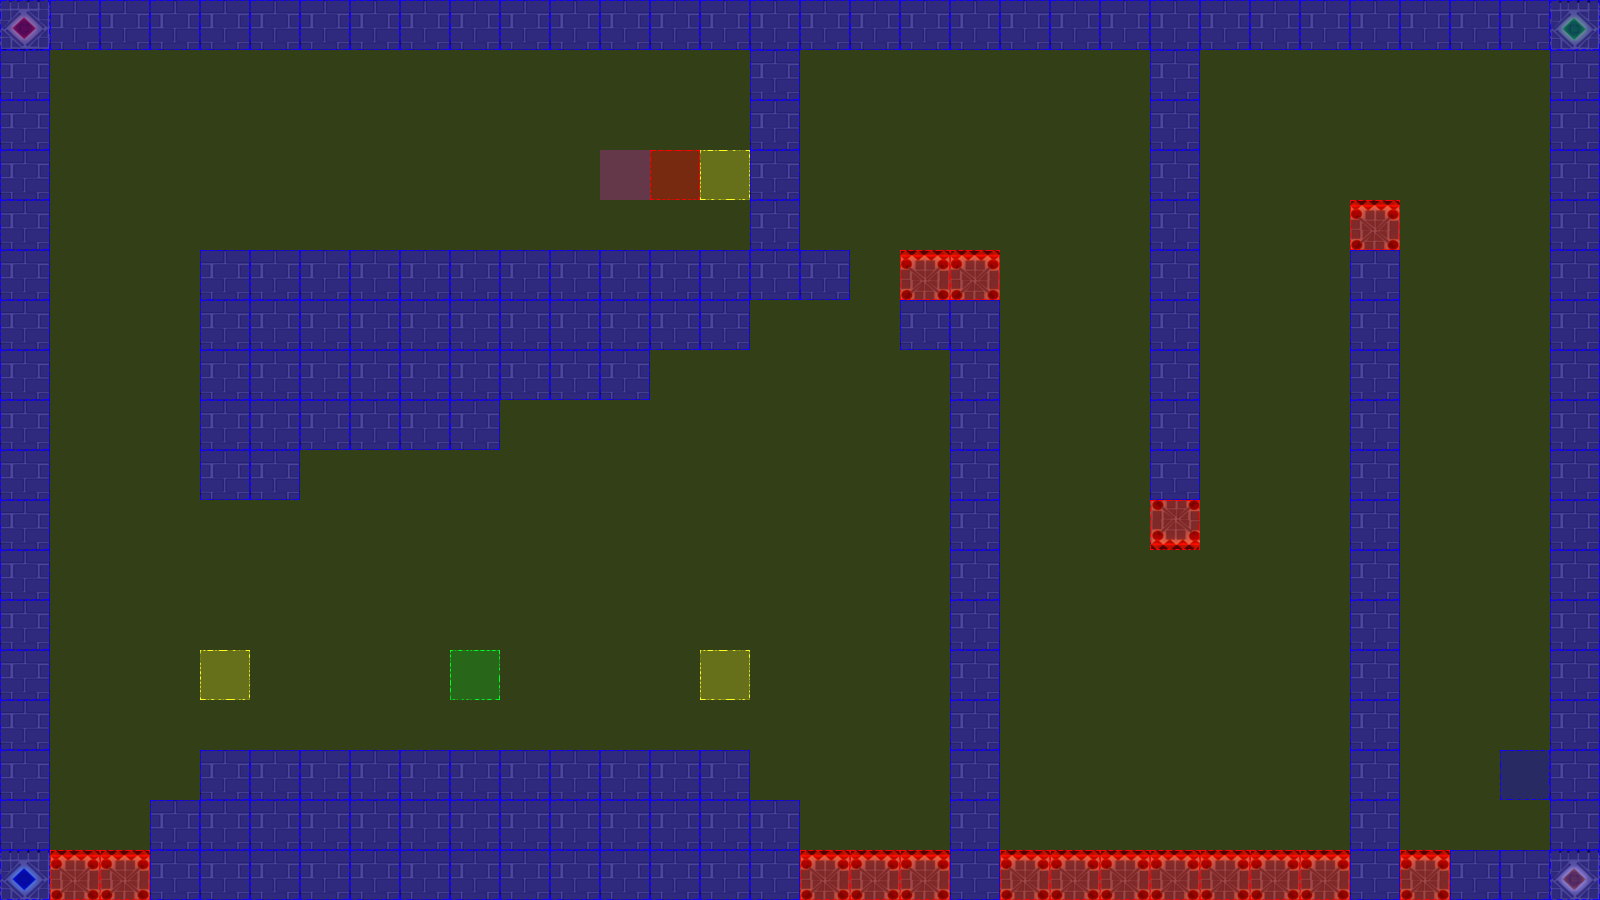

Rendered tile map (Tiled .tmx) drawn with the repository's tilesets; below, a short description and the map source with its tile grids summarised:
An orthogonal 32x18 tile map with 50x50 px tiles, 3 tile layers (terrain, collision, event), 2 tilesets.

<map version="1.0" orientation="orthogonal" renderorder="left-up" width="32" height="18" tilewidth="50" tileheight="50" nextobjectid="3">
 <tileset firstgid="1" name="castleTile" tilewidth="50" tileheight="50" tilecount="36" columns="6">
  <image source="tiles/castleTile.png" width="300" height="300" />
 </tileset>
 <tileset firstgid="37" name="collisionTile" tilewidth="50" tileheight="50" tilecount="12" columns="3">
  <image source="tiles/collisionTile.png" width="150" height="200" />
 </tileset>
 <layer name="terrain" width="32" height="18">
  <data>[576 cells, 202 non-empty, 7 distinct tile ids]</data>
 </layer>
 <layer name="collision" width="32" height="18">
  <data>[576 cells, 576 non-empty, 3 distinct tile ids]</data>
 </layer>
 <layer name="event" width="32" height="18">
  <data>[576 cells, 7 non-empty, 5 distinct tile ids]</data>
 </layer>
</map>
